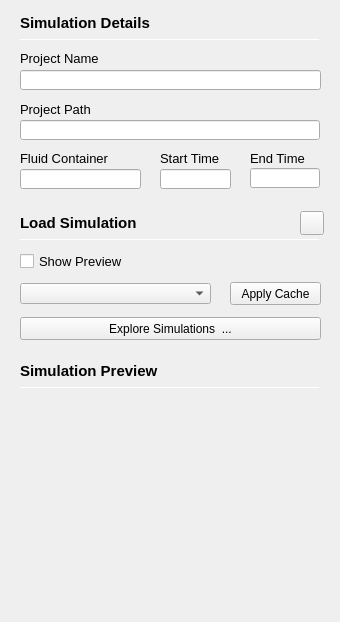
<?xml version="1.0" encoding="UTF-8"?>
<ui version="4.0">
 <class>ProjectDetailsView</class>
 <widget class="QWidget" name="ProjectDetailsView">
  <property name="geometry">
   <rect>
    <x>0</x>
    <y>0</y>
    <width>340</width>
    <height>622</height>
   </rect>
  </property>
  <property name="windowTitle">
   <string>Form</string>
  </property>
  <widget class="QLabel" name="label_projectName">
   <property name="geometry">
    <rect>
     <x>20</x>
     <y>48</y>
     <width>91</width>
     <height>21</height>
    </rect>
   </property>
   <property name="font">
    <font>
     <pointsize>10</pointsize>
     <weight>50</weight>
     <bold>false</bold>
    </font>
   </property>
   <property name="text">
    <string>Project Name</string>
   </property>
  </widget>
  <widget class="QLineEdit" name="lineEdit_projectName">
   <property name="geometry">
    <rect>
     <x>20</x>
     <y>70</y>
     <width>301</width>
     <height>20</height>
    </rect>
   </property>
  </widget>
  <widget class="QPushButton" name="pushButton_applyCache">
   <property name="geometry">
    <rect>
     <x>230</x>
     <y>282</y>
     <width>91</width>
     <height>23</height>
    </rect>
   </property>
   <property name="text">
    <string>Apply Cache</string>
   </property>
  </widget>
  <widget class="QComboBox" name="comboBox_simulations">
   <property name="geometry">
    <rect>
     <x>20</x>
     <y>283</y>
     <width>191</width>
     <height>21</height>
    </rect>
   </property>
  </widget>
  <widget class="Line" name="line_1">
   <property name="geometry">
    <rect>
     <x>20</x>
     <y>39</y>
     <width>300</width>
     <height>1</height>
    </rect>
   </property>
   <property name="minimumSize">
    <size>
     <width>0</width>
     <height>1</height>
    </size>
   </property>
   <property name="styleSheet">
    <string notr="true"/>
   </property>
   <property name="orientation">
    <enum>Qt::Horizontal</enum>
   </property>
  </widget>
  <widget class="QLabel" name="label_detailsView">
   <property name="geometry">
    <rect>
     <x>20</x>
     <y>8</y>
     <width>271</width>
     <height>30</height>
    </rect>
   </property>
   <property name="font">
    <font>
     <pointsize>11</pointsize>
     <weight>75</weight>
     <bold>true</bold>
    </font>
   </property>
   <property name="styleSheet">
    <string notr="true"/>
   </property>
   <property name="text">
    <string>Simulation Details</string>
   </property>
  </widget>
  <widget class="QCheckBox" name="checkBox_showPreview">
   <property name="geometry">
    <rect>
     <x>20</x>
     <y>253</y>
     <width>121</width>
     <height>17</height>
    </rect>
   </property>
   <property name="font">
    <font>
     <pointsize>10</pointsize>
    </font>
   </property>
   <property name="text">
    <string>Show Preview</string>
   </property>
  </widget>
  <widget class="QLineEdit" name="lineEdit_projectPath">
   <property name="geometry">
    <rect>
     <x>20</x>
     <y>120</y>
     <width>300</width>
     <height>20</height>
    </rect>
   </property>
  </widget>
  <widget class="QLabel" name="label_projectPath">
   <property name="geometry">
    <rect>
     <x>20</x>
     <y>99</y>
     <width>91</width>
     <height>21</height>
    </rect>
   </property>
   <property name="font">
    <font>
     <pointsize>10</pointsize>
    </font>
   </property>
   <property name="text">
    <string>Project Path</string>
   </property>
  </widget>
  <widget class="QLabel" name="label_fluidContainer">
   <property name="geometry">
    <rect>
     <x>20</x>
     <y>148</y>
     <width>121</width>
     <height>20</height>
    </rect>
   </property>
   <property name="font">
    <font>
     <pointsize>10</pointsize>
    </font>
   </property>
   <property name="text">
    <string>Fluid Container</string>
   </property>
  </widget>
  <widget class="QLineEdit" name="lineEdit_fluidContainer">
   <property name="geometry">
    <rect>
     <x>20</x>
     <y>169</y>
     <width>121</width>
     <height>20</height>
    </rect>
   </property>
   <property name="styleSheet">
    <string notr="true"/>
   </property>
  </widget>
  <widget class="QLineEdit" name="lineEdit_startTime">
   <property name="geometry">
    <rect>
     <x>160</x>
     <y>169</y>
     <width>71</width>
     <height>20</height>
    </rect>
   </property>
  </widget>
  <widget class="QLabel" name="label_startTime">
   <property name="geometry">
    <rect>
     <x>160</x>
     <y>148</y>
     <width>71</width>
     <height>20</height>
    </rect>
   </property>
   <property name="font">
    <font>
     <pointsize>10</pointsize>
    </font>
   </property>
   <property name="text">
    <string>Start Time</string>
   </property>
  </widget>
  <widget class="QLabel" name="label_endTime">
   <property name="geometry">
    <rect>
     <x>250</x>
     <y>148</y>
     <width>61</width>
     <height>20</height>
    </rect>
   </property>
   <property name="font">
    <font>
     <pointsize>10</pointsize>
    </font>
   </property>
   <property name="text">
    <string>End Time</string>
   </property>
  </widget>
  <widget class="QLineEdit" name="lineEdit_endTime">
   <property name="geometry">
    <rect>
     <x>250</x>
     <y>168</y>
     <width>70</width>
     <height>20</height>
    </rect>
   </property>
  </widget>
  <widget class="Line" name="line_2">
   <property name="geometry">
    <rect>
     <x>20</x>
     <y>239</y>
     <width>300</width>
     <height>1</height>
    </rect>
   </property>
   <property name="styleSheet">
    <string notr="true">QFrame[frameShape=&quot;5&quot;] /* QFrame::VLine == 0x0005 */
{
    color: green;
}</string>
   </property>
   <property name="orientation">
    <enum>Qt::Horizontal</enum>
   </property>
  </widget>
  <widget class="QLabel" name="label_loadSimulation">
   <property name="geometry">
    <rect>
     <x>20</x>
     <y>208</y>
     <width>251</width>
     <height>30</height>
    </rect>
   </property>
   <property name="font">
    <font>
     <pointsize>11</pointsize>
     <weight>75</weight>
     <bold>true</bold>
    </font>
   </property>
   <property name="styleSheet">
    <string notr="true"/>
   </property>
   <property name="text">
    <string>Load Simulation</string>
   </property>
  </widget>
  <widget class="QLabel" name="label_preview">
   <property name="geometry">
    <rect>
     <x>20</x>
     <y>356</y>
     <width>271</width>
     <height>30</height>
    </rect>
   </property>
   <property name="font">
    <font>
     <pointsize>11</pointsize>
     <weight>75</weight>
     <bold>true</bold>
    </font>
   </property>
   <property name="styleSheet">
    <string notr="true"/>
   </property>
   <property name="text">
    <string>Simulation Preview</string>
   </property>
   <property name="alignment">
    <set>Qt::AlignLeading|Qt::AlignLeft|Qt::AlignVCenter</set>
   </property>
  </widget>
  <widget class="Line" name="line_3">
   <property name="geometry">
    <rect>
     <x>20</x>
     <y>387</y>
     <width>300</width>
     <height>1</height>
    </rect>
   </property>
   <property name="orientation">
    <enum>Qt::Horizontal</enum>
   </property>
  </widget>
  <widget class="QLabel" name="label_moviePreview">
   <property name="geometry">
    <rect>
     <x>20</x>
     <y>403</y>
     <width>300</width>
     <height>200</height>
    </rect>
   </property>
   <property name="font">
    <font>
     <pointsize>10</pointsize>
    </font>
   </property>
   <property name="autoFillBackground">
    <bool>false</bool>
   </property>
   <property name="styleSheet">
    <string notr="true">QLabel { background-color : green; color : black; };</string>
   </property>
   <property name="text">
    <string/>
   </property>
  </widget>
  <widget class="QPushButton" name="pushButton_exploreSimulations">
   <property name="geometry">
    <rect>
     <x>20</x>
     <y>317</y>
     <width>301</width>
     <height>23</height>
    </rect>
   </property>
   <property name="text">
    <string notr="true">Explore Simulations  ...</string>
   </property>
  </widget>
  <widget class="QPushButton" name="pushButton_help">
   <property name="geometry">
    <rect>
     <x>300</x>
     <y>211</y>
     <width>24</width>
     <height>24</height>
    </rect>
   </property>
   <property name="text">
    <string/>
   </property>
  </widget>
 </widget>
 <resources/>
 <connections/>
</ui>
